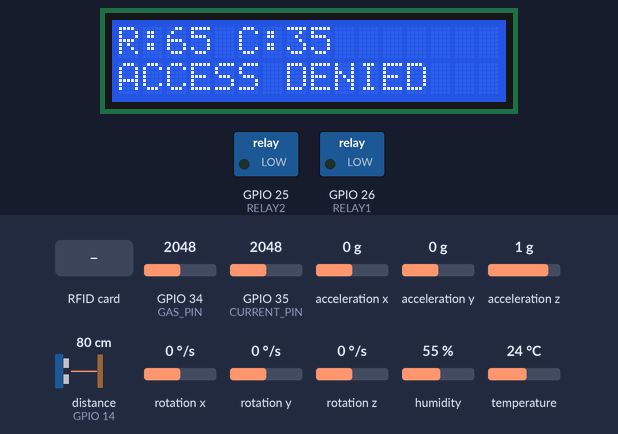
Simulated run of this sketch. Board: ESP32. Shown: 16×2 character LCD, switched loads named in the sketch (green lamp = pin HIGH). Wiring (inferred from the names in the program): ultrasonic range finder: trigger GPIO 12; echo GPIO 14. The test bench sets the inputs (shaded band); at power-on: acceleration x 0 g, temperature 24 °C, distance to the obstacle (sensor on GPIO 14) 80 cm, GPIO 34 (GAS_PIN) = 2048, GPIO 35 (CURRENT_PIN) = 2048, acceleration y 0 g, acceleration z 1 g, rotation x 0 °/s, rotation y 0 °/s, rotation z 0 °/s, humidity 55 %. The echo pulse lasts 58.3 µs per cm; pins used as bus, display or sensor lines are not drawn; what the sketch prints to the serial monitor is not drawn.

Above: at 3.3 s.
3.4 s: RFID card 5E 7A 19 C4 held to the reader
At 5.4 s:
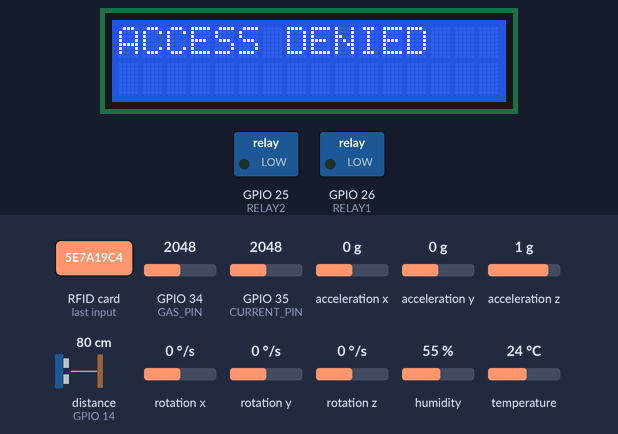
7.8 s: RFID card C5 1C D8 3F held to the reader
At 9.3 s:
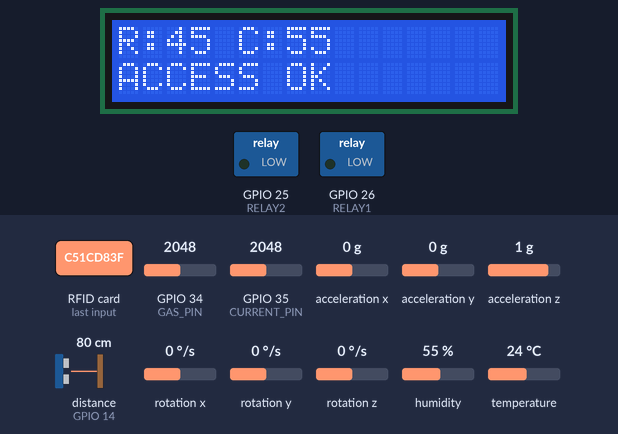
14.0 s: acceleration x set to -1.4 g
At 16.2 s:
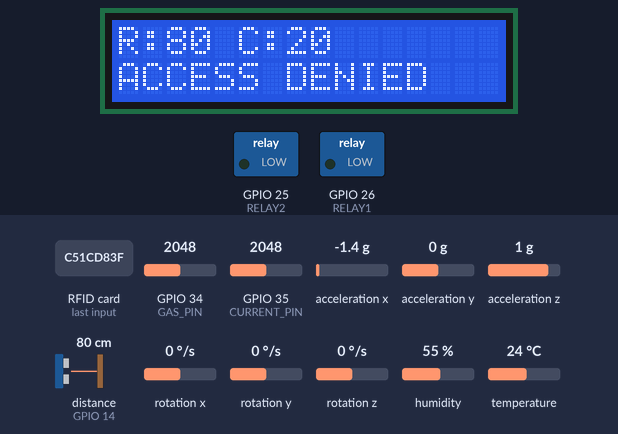
16.5 s: temperature set to 39 °C
18.3 s: temperature set to 42 °C
At 20.5 s:
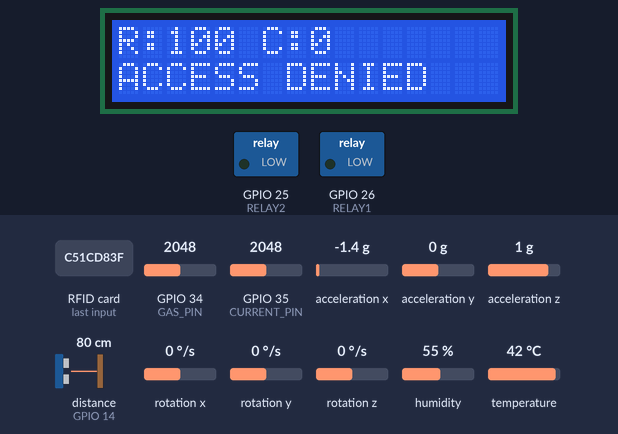
20.8 s: distance to the obstacle (sensor on GPIO 14) set to 95 cm
22.7 s: distance to the obstacle (sensor on GPIO 14) set to 103 cm
At 24.0 s:
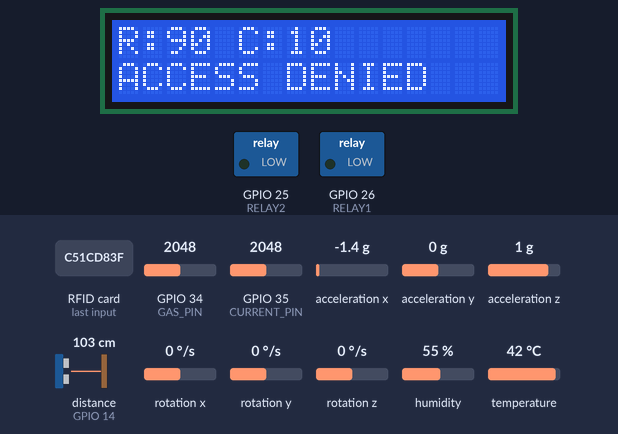
Timing chart, 0 to 25.7 s (numbered marks = the images above; inputs shaded):
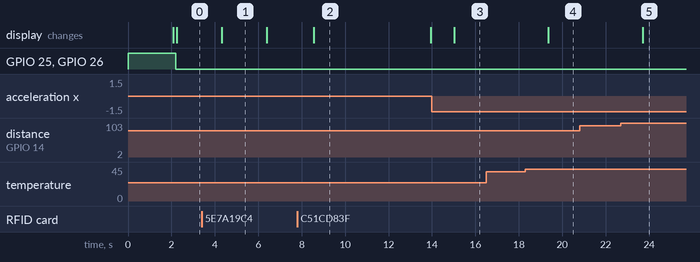

Measured:
- after the input at 3.4 s, the display: changes after 0.92 s (image 1)
- after the input at 7.8 s, the display: changes after 0.74 s (image 2)
- after the input at 14.0 s, the display: changes after 1.0 s (image 3)
- after the input at 16.5 s, every drawn part: stays the same
- after the input at 18.3 s, the display: changes after 1.1 s (image 4)
- after the input at 20.8 s, every drawn part: stays the same
- after the input at 22.7 s, the display: changes after 1.0 s (image 5)
- what the display in image 1 shows lasts 2.1 s, from 4.3 s to 6.4 s
- what the display in image 2 shows lasts 5.4 s, from 8.5 s to 13.9 s

The sketch:

Arduino_Code.ino
```cpp
#include <Wire.h>
#include <SPI.h>
#include <MFRC522.h>
#include <DHT.h>
#include <LiquidCrystal_I2C.h>
#include <MPU6050.h>

/* ================= LCD ================= */

LiquidCrystal_I2C lcd(0x27, 16, 2);

/* ================= RFID ================= */

#define SS_PIN 5
#define RST_PIN 27
MFRC522 rfid(SS_PIN, RST_PIN);

/* ================= DHT ================= */

#define DHTPIN 4
#define DHTTYPE DHT11
DHT dht(DHTPIN, DHTTYPE);

/* ================= ULTRASONIC ================= */

#define TRIG_PIN 12
#define ECHO_PIN 14

/* ================= ANALOG SENSORS ================= */

#define GAS_PIN 34
#define CURRENT_PIN 35

/* ================= RELAY ================= */

#define RELAY1 26
#define RELAY2 25

/* ================= MPU6050 ================= */

MPU6050 mpu;

/* ================= GLOBAL VARIABLES ================= */

float temperature = 0;
float humidity = 0;
int gasValue = 0;
float distanceValue = 0;
float currentValue = 0;
float vibrationValue = 0;

bool authorized = false;

int risk = 0;
int confidence = 100;
String reason = "Normal";

/* ================= RFID UID ================= */

byte authorizedUID[4] = {0xC5, 0x1C, 0xD8, 0x3F};

/* ================= CURRENT SENSOR ================= */

float ACS_OFFSET = 1.65;
float ACS_SENSITIVITY = 0.185;

/* ================= ACCESS TIMER ================= */

unsigned long accessTimer = 0;
const unsigned long accessDuration = 5000;


/* ================= SETUP ================= */

void setup() {

  Serial.begin(115200);

  pinMode(TRIG_PIN, OUTPUT);
  pinMode(ECHO_PIN, INPUT);

  pinMode(RELAY1, OUTPUT);
  pinMode(RELAY2, OUTPUT);

  digitalWrite(RELAY1, HIGH);
  digitalWrite(RELAY2, HIGH);

  Wire.begin(21,22);

  lcd.begin();
  lcd.backlight();

  lcd.setCursor(0,0);
  lcd.print("SMART SECURITY");
  lcd.setCursor(0,1);
  lcd.print("SYSTEM START");
  delay(2000);
  lcd.clear();

  SPI.begin();
  rfid.PCD_Init();

  dht.begin();

  mpu.initialize();

  Serial.println("SYSTEM READY");
}


/* ================= LOOP ================= */

void loop() {

  /* ===== RFID CHECK ===== */

  if (rfid.PICC_IsNewCardPresent() && rfid.PICC_ReadCardSerial()) {

    bool match = true;

    Serial.print("Card UID: ");

    for (byte i = 0; i < 4; i++) {

      Serial.print(rfid.uid.uidByte[i], HEX);
      Serial.print(" ");

      if (rfid.uid.uidByte[i] != authorizedUID[i]) {
        match = false;
      }
    }

    Serial.println();

    if(match){

      authorized = true;
      accessTimer = millis();

      Serial.println("AUTHORIZED CARD");

      lcd.clear();
      lcd.setCursor(0,0);
      lcd.print("ACCESS OK");

    }
    else{

      authorized = false;

      Serial.println("UNAUTHORIZED CARD");

      lcd.clear();
      lcd.setCursor(0,0);
      lcd.print("ACCESS DENIED");
      delay(2000);
    }

    rfid.PICC_HaltA();
  }


  /* ===== ACCESS TIMEOUT ===== */

  if (authorized && millis() - accessTimer > accessDuration) {
    authorized = false;
  }


  /* ===== DHT SENSOR ===== */

  temperature = dht.readTemperature();
  humidity = dht.readHumidity();

  if(isnan(temperature)) temperature = 0;
  if(isnan(humidity)) humidity = 0;


  /* ===== GAS SENSOR ===== */

  gasValue = analogRead(GAS_PIN);


  /* ===== CURRENT SENSOR ===== */

  float voltage = analogRead(CURRENT_PIN) * (3.3 / 4095.0);
  currentValue = (voltage - ACS_OFFSET) / ACS_SENSITIVITY;

  if(currentValue < 0) currentValue = 0;


  /* ===== ULTRASONIC SENSOR ===== */

  digitalWrite(TRIG_PIN, LOW);
  delayMicroseconds(2);

  digitalWrite(TRIG_PIN, HIGH);
  delayMicroseconds(10);

  digitalWrite(TRIG_PIN, LOW);

  long duration = pulseIn(ECHO_PIN, HIGH, 30000);

  if(duration == 0)
    distanceValue = -1;
  else
    distanceValue = duration * 0.034 / 2;


  /* ===== MPU6050 ===== */

  int16_t ax, ay, az;
  mpu.getAcceleration(&ax, &ay, &az);

  vibrationValue = (abs(ax) + abs(ay) + abs(az)) / 16384.0;


  /* ===== RISK ENGINE ===== */

  risk = 0;
  reason = "";

  if(!authorized){
    risk += 20;
    reason += "Unauthorized ";
  }

  if(gasValue > 2000){
    risk += 30;
    reason += "GasHigh ";
  }

  if(temperature > 40){
    risk += 25;
    reason += "TempHigh ";
  }

  if(distanceValue >0 && distanceValue <100){
    risk += 15;
    reason += "Movement ";
  }

  if(currentValue >5){
    risk += 20;
    reason += "OverCurrent ";
  }

  if(vibrationValue >2){
    risk += 15;
    reason += "Vibration ";
  }

  if(reason=="") reason="Normal";

  risk = constrain(risk,0,100);
  confidence = 100 - risk;


  /* ===== RELAY CONTROL ===== */

  Serial.print("Relay State: ");

  if(risk >= 30){

    digitalWrite(RELAY1, LOW);
    digitalWrite(RELAY2, LOW);

    Serial.println("ON");

  } else {

    digitalWrite(RELAY1, HIGH);
    digitalWrite(RELAY2, HIGH);

    Serial.println("OFF");

  }


  /* ===== SERIAL MONITOR ===== */

  Serial.println("--------------");

  Serial.print("Temp: "); Serial.println(temperature);
  Serial.print("Humidity: "); Serial.println(humidity);
  Serial.print("Gas: "); Serial.println(gasValue);
  Serial.print("Current: "); Serial.println(currentValue);
  Serial.print("Distance: "); Serial.println(distanceValue);
  Serial.print("Vibration: "); Serial.println(vibrationValue);

  Serial.print("Authorized: "); Serial.println(authorized);

  Serial.print("Risk Score: "); Serial.println(risk);
  Serial.print("Confidence: "); Serial.println(confidence);
  Serial.print("Reason: "); Serial.println(reason);


  /* ===== LCD DISPLAY ===== */

  lcd.setCursor(0,0);
  lcd.print("R:");
  lcd.print(risk);
  lcd.print(" C:");
  lcd.print(confidence);
  lcd.print("   ");

  lcd.setCursor(0,1);

  if(authorized)
    lcd.print("ACCESS OK     ");
  else
    lcd.print("ACCESS DENIED ");

  delay(1000);
}
```
